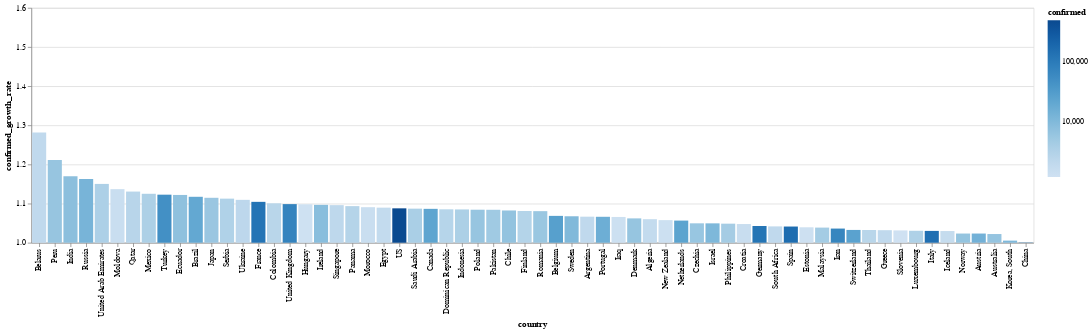

Notebook source saved alongside this figure:
### Markdown cell above
# Tasa de contagios por país

El color corresponde con la cantidad de casos confirmados

### Code cell
today_df = global_df[
    (global_df.date == global_df.date.max()) & 
    (global_df.confirmed > 1000)
]


alt.Chart(today_df).mark_bar().encode(
    x=alt.X(
        'country', 
        sort=list(
            today_df.set_index('country')
                    .confirmed_growth_rate
                    .sort_values()
                    .index[::-1]
        )
    ),
    y=alt.X(
        'confirmed_growth_rate', 
        scale=alt.Scale(domain=[1, 1.6], clamp=True)
    ),
    color=alt.Color('confirmed', scale=alt.Scale(type='log')),
    tooltip=list(today_df.columns)
)

### Figure 1 — Vega-Lite specification as saved in the notebook (floating-point values rounded to 4 significant figures)
{"config": {"view": {"continuousWidth": 400, "continuousHeight": 300}}, "data": {"name": "data-946a584c16bc3091adda9b8c02d38ebf"}, "mark": "bar", "encoding": {"color": {"type": "quantitative", "field": "confirmed", "scale": {"type": "log"}}, "tooltip": [{"type": "temporal", "field": "date"}, {"type": "nominal", "field": "country"}, {"type": "quantitative", "field": "confirmed"}, {"type": "quantitative", "field": "recovered"}, {"type": "quantitative", "field": "death"}, {"type": "quantitative", "field": "confirmed_growth_rate"}, {"type": "quantitative", "field": "death_growth_rate"}, {"type": "temporal", "field": "first_infaction_date"}, {"type": "quantitative", "field": "days_from_first_infection"}, {"type": "temporal", "field": "tenth_infaction_date"}, {"type": "quantitative", "field": "days_from_tenth_infection"}, {"type": "temporal", "field": "first_death_date"}, {"type": "quantitative", "field": "days_from_first_death"}, {"type": "temporal", "field": "tenth_death_date"}, {"type": "quantitative", "field": "days_from_tenth_death"}], "x": {"type": "nominal", "field": "country", "sort": ["Belarus", "Peru", "India", "Russia", "United Arab Emirates", "Moldova", "Qatar", "Mexico", "Turkey", "Ecuador", "Brazil", "Japan", "Serbia", "Ukraine", "France", "Colombia", "United Kingdom", "Hungary", "Ireland", "Singapore", "Panama", "Morocco", "Egypt", "US", "Saudi Arabia", "Canada", "Dominican Republic", "Indonesia", "Poland", "Pakistan", "Chile", "Finland", "Romania", "Belgium", "Sweden", "Argentina", "Portugal", "Iraq", "Denmark", "Algeria", "New Zealand", "Netherlands", "Czechia", "Israel", "Philippines", "Croatia", "Germany", "South Africa", "Spain", "Estonia", "Malaysia", "Iran", "Switzerland", "Thailand", "Greece", "Slovenia", "Luxembourg", "Italy", "Iceland", "Norway", "Austria", "Australia", "Korea, South", "China"]}, "y": {"type": "quantitative", "field": "confirmed_growth_rate", "scale": {"clamp": true, "domain": [1, 1.6]}}}, "$schema": "https://vega.github.io/schema/vega-lite/v4.8.1.json", "datasets": {"data-946a584c16bc3091adda9b8c02d38ebf": [{"date": "2020-04-10T00:00:00", "country": "Algeria", "confirmed": 1761, "recovered": 405, "death": 256, "confirmed_growth_rate": 1.06, "death_growth_rate": 1.137, "first_infaction_date": "2020-02-25T00:00:00", "days_from_first_infection": 45, "tenth_infaction_date": "2020-03-04T00:00:00", "days_from_tenth_infection": 37.0, "first_death_date": "2020-03-12T00:00:00", "days_from_first_death": 29.0, "tenth_death_date": "2020-03-20T00:00:00", "days_from_tenth_death": 21.0}, {"date": "2020-04-10T00:00:00", "country": "Argentina", "confirmed": 1975, "recovered": 375, "death": 82, "confirmed_growth_rate": 1.067, "death_growth_rate": 1.113, "first_infaction_date": "2020-03-03T00:00:00", "days_from_first_infection": 38, "tenth_infaction_date": "2020-03-08T00:00:00", "days_from_tenth_infection": 33.0, "first_death_date": "2020-03-08T00:00:00", "days_from_first_death": 33.0, "tenth_death_date": "2020-03-22T00:00:00", "days_from_tenth_death": 19.0}, {"date": "2020-04-10T00:00:00", "country": "Australia", "confirmed": 6215, "recovered": 1793, "death": 54, "confirmed_growth_rate": 1.022, "death_growth_rate": 1.099, "first_infaction_date": "2020-01-26T00:00:00", "days_from_first_infection": 75, "tenth_infaction_date": "2020-02-01T00:00:00", "days_from_tenth_infection": 69.0, "first_death_date": "2020-03-01T00:00:00", "days_from_first_death": 40.0, "tenth_death_date": "2020-03-26T00:00:00", "days_from_tenth_death": 15.0}, {"date": "2020-04-10T00:00:00", "country": "Austria", "confirmed": 13555, "recovered": 6064, "death": 319, "confirmed_growth_rate": 1.023, "death_growth_rate": 1.096, "first_infaction_date": "2020-02-25T00:00:00", "days_from_first_infection": 45, "tenth_infaction_date": "2020-03-01T00:00:00", "days_from_tenth_infection": 40.0, "first_death_date": "2020-03-12T00:00:00", "days_from_first_death": 29.0, "tenth_death_date": "2020-03-22T00:00:00", "days_from_tenth_death": 19.0}, {"date": "2020-04-10T00:00:00", "country": "Belarus", "confirmed": 1981, "recovered": 169, "death": 19, "confirmed_growth_rate": 1.282, "death_growth_rate": 1.267, "first_infaction_date": "2020-02-28T00:00:00", "days_from_first_infection": 42, "tenth_infaction_date": "2020-03-12T00:00:00", "days_from_tenth_infection": 29.0, "first_death_date": "2020-03-31T00:00:00", "days_from_first_death": 10.0, "tenth_death_date": "2020-04-06T00:00:00", "days_from_tenth_death": 4.0}, {"date": "2020-04-10T00:00:00", "country": "Belgium", "confirmed": 26667, "recovered": 5568, "death": 3019, "confirmed_growth_rate": 1.069, "death_growth_rate": 1.15, "first_infaction_date": "2020-02-04T00:00:00", "days_from_first_infection": 66, "tenth_infaction_date": "2020-03-03T00:00:00", "days_from_tenth_infection": 38.0, "first_death_date": "2020-03-11T00:00:00", "days_from_first_death": 30.0, "tenth_death_date": "2020-03-18T00:00:00", "days_from_tenth_death": 23.0}, {"date": "2020-04-10T00:00:00", "country": "Brazil", "confirmed": 19638, "recovered": 173, "death": 1057, "confirmed_growth_rate": 1.117, "death_growth_rate": 1.168, "first_infaction_date": "2020-02-26T00:00:00", "days_from_first_infection": 44, "tenth_infaction_date": "2020-03-06T00:00:00", "days_from_tenth_infection": 35.0, "first_death_date": "2020-03-17T00:00:00", "days_from_first_death": 24.0, "tenth_death_date": "2020-03-20T00:00:00", "days_from_tenth_death": 21.0}, {"date": "2020-04-10T00:00:00", "country": "Canada", "confirmed": 22059, "recovered": 5855, "death": 557, "confirmed_growth_rate": 1.087, "death_growth_rate": 1.179, "first_infaction_date": "2020-01-26T00:00:00", "days_from_first_infection": 75, "tenth_infaction_date": "2020-02-25T00:00:00", "days_from_tenth_infection": 45.0, "first_death_date": "2020-03-09T00:00:00", "days_from_first_death": 32.0, "tenth_death_date": "2020-03-20T00:00:00", "days_from_tenth_death": 21.0}, {"date": "2020-04-10T00:00:00", "country": "Chile", "confirmed": 6501, "recovered": 1571, "death": 65, "confirmed_growth_rate": 1.082, "death_growth_rate": 1.169, "first_infaction_date": "2020-03-03T00:00:00", "days_from_first_infection": 38, "tenth_infaction_date": "2020-03-10T00:00:00", "days_from_tenth_infection": 31.0, "first_death_date": "2020-03-22T00:00:00", "days_from_first_death": 19.0, "tenth_death_date": "2020-03-31T00:00:00", "days_from_tenth_death": 10.0}, {"date": "2020-04-10T00:00:00", "country": "China", "confirmed": 82941, "recovered": 77791, "death": 3340, "confirmed_growth_rate": 1.001, "death_growth_rate": 1.001, "first_infaction_date": "2020-01-22T00:00:00", "days_from_first_infection": 79, "tenth_infaction_date": "2020-01-22T00:00:00", "days_from_tenth_infection": 79.0, "first_death_date": "2020-01-22T00:00:00", "days_from_first_death": 79.0, "tenth_death_date": "2020-01-22T00:00:00", "days_from_tenth_death": 79.0}, {"date": "2020-04-10T00:00:00", "country": "Colombia", "confirmed": 2473, "recovered": 197, "death": 80, "confirmed_growth_rate": 1.101, "death_growth_rate": 1.185, "first_infaction_date": "2020-03-06T00:00:00", "days_from_first_infection": 35, "tenth_infaction_date": "2020-03-13T00:00:00", "days_from_tenth_infection": 28.0, "first_death_date": "2020-03-22T00:00:00", "days_from_first_death": 19.0, "tenth_death_date": "2020-03-30T00:00:00", "days_from_tenth_death": 11.0}, {"date": "2020-04-10T00:00:00", "country": "Croatia", "confirmed": 1495, "recovered": 231, "death": 21, "confirmed_growth_rate": 1.048, "death_growth_rate": 1.157, "first_infaction_date": "2020-02-25T00:00:00", "days_from_first_infection": 45, "tenth_infaction_date": "2020-03-06T00:00:00", "days_from_tenth_infection": 35.0, "first_death_date": "2020-03-19T00:00:00", "days_from_first_death": 22.0, "tenth_death_date": "2020-04-04T00:00:00", "days_from_tenth_death": 6.0}, {"date": "2020-04-10T00:00:00", "country": "Czechia", "confirmed": 5732, "recovered": 346, "death": 119, "confirmed_growth_rate": 1.05, "death_growth_rate": 1.123, "first_infaction_date": "2020-03-01T00:00:00", "days_from_first_infection": 40, "tenth_infaction_date": "2020-03-05T00:00:00", "days_from_tenth_infection": 36.0, "first_death_date": "2020-03-22T00:00:00", "days_from_first_death": 19.0, "tenth_death_date": "2020-03-28T00:00:00", "days_from_tenth_death": 13.0}, {"date": "2020-04-10T00:00:00", "country": "Denmark", "confirmed": 6014, "recovered": 1929, "death": 247, "confirmed_growth_rate": 1.062, "death_growth_rate": 1.086, "first_infaction_date": "2020-02-27T00:00:00", "days_from_first_infection": 43, "tenth_infaction_date": "2020-03-04T00:00:00", "days_from_tenth_infection": 37.0, "first_death_date": "2020-03-14T00:00:00", "days_from_first_death": 27.0, "tenth_death_date": "2020-03-21T00:00:00", "days_from_tenth_death": 20.0}, {"date": "2020-04-10T00:00:00", "country": "Dominican Republic", "confirmed": 2620, "recovered": 98, "death": 126, "confirmed_growth_rate": 1.085, "death_growth_rate": 1.094, "first_infaction_date": "2020-03-01T00:00:00", "days_from_first_infection": 40, "tenth_infaction_date": "2020-03-14T00:00:00", "days_from_tenth_infection": 27.0, "first_death_date": "2020-03-17T00:00:00", "days_from_first_death": 24.0, "tenth_death_date": "2020-03-27T00:00:00", "days_from_tenth_death": 14.0}, {"date": "2020-04-10T00:00:00", "country": "Ecuador", "confirmed": 7161, "recovered": 368, "death": 297, "confirmed_growth_rate": 1.122, "death_growth_rate": 1.111, "first_infaction_date": "2020-03-01T00:00:00", "days_from_first_infection": 40, "tenth_infaction_date": "2020-03-05T00:00:00", "days_from_tenth_infection": 36.0, "first_death_date": "2020-03-14T00:00:00", "days_from_first_death": 27.0, "tenth_death_date": "2020-03-22T00:00:00", "days_from_tenth_death": 19.0}, {"date": "2020-04-10T00:00:00", "country": "Egypt", "confirmed": 1794, "recovered": 384, "death": 135, "confirmed_growth_rate": 1.09, "death_growth_rate": 1.108, "first_infaction_date": "2020-02-14T00:00:00", "days_from_first_infection": 56, "tenth_infaction_date": "2020-03-06T00:00:00", "days_from_tenth_infection": 35.0, "first_death_date": "2020-03-08T00:00:00", "days_from_first_death": 33.0, "tenth_death_date": "2020-03-22T00:00:00", "days_from_tenth_death": 19.0}, {"date": "2020-04-10T00:00:00", "country": "Estonia", "confirmed": 1258, "recovered": 93, "death": 24, "confirmed_growth_rate": 1.039, "death_growth_rate": 1.107, "first_infaction_date": "2020-02-27T00:00:00", "days_from_first_infection": 43, "tenth_infaction_date": "2020-03-10T00:00:00", "days_from_tenth_infection": 31.0, "first_death_date": "2020-03-25T00:00:00", "days_from_first_death": 16.0, "tenth_death_date": "2020-04-02T00:00:00", "days_from_tenth_death": 8.0}, {"date": "2020-04-10T00:00:00", "country": "Finland", "confirmed": 2769, "recovered": 300, "death": 48, "confirmed_growth_rate": 1.081, "death_growth_rate": 1.138, "first_infaction_date": "2020-01-29T00:00:00", "days_from_first_infection": 72, "tenth_infaction_date": "2020-03-05T00:00:00", "days_from_tenth_infection": 36.0, "first_death_date": "2020-03-21T00:00:00", "days_from_first_death": 20.0, "tenth_death_date": "2020-03-29T00:00:00", "days_from_tenth_death": 12.0}, {"date": "2020-04-10T00:00:00", "country": "France", "confirmed": 125931, "recovered": 25195, "death": 13215, "confirmed_growth_rate": 1.104, "death_growth_rate": 1.107, "first_infaction_date": "2020-01-24T00:00:00", "days_from_first_infection": 77, "tenth_infaction_date": "2020-02-08T00:00:00", "days_from_tenth_infection": 62.0, "first_death_date": "2020-02-15T00:00:00", "days_from_first_death": 55.0, "tenth_death_date": "2020-03-07T00:00:00", "days_from_tenth_death": 34.0}, {"date": "2020-04-10T00:00:00", "country": "Germany", "confirmed": 122171, "recovered": 53913, "death": 2767, "confirmed_growth_rate": 1.043, "death_growth_rate": 1.117, "first_infaction_date": "2020-01-27T00:00:00", "days_from_first_infection": 74, "tenth_infaction_date": "2020-02-03T00:00:00", "days_from_tenth_infection": 67.0, "first_death_date": "2020-03-09T00:00:00", "days_from_first_death": 32.0, "tenth_death_date": "2020-03-15T00:00:00", "days_from_tenth_death": 26.0}, {"date": "2020-04-10T00:00:00", "country": "Greece", "confirmed": 2011, "recovered": 269, "death": 92, "confirmed_growth_rate": 1.032, "death_growth_rate": 1.056, "first_infaction_date": "2020-02-26T00:00:00", "days_from_first_infection": 44, "tenth_infaction_date": "2020-03-05T00:00:00", "days_from_tenth_infection": 36.0, "first_death_date": "2020-03-11T00:00:00", "days_from_first_death": 30.0, "tenth_death_date": "2020-03-21T00:00:00", "days_from_tenth_death": 20.0}, {"date": "2020-04-10T00:00:00", "country": "Hungary", "confirmed": 1190, "recovered": 112, "death": 77, "confirmed_growth_rate": 1.098, "death_growth_rate": 1.169, "first_infaction_date": "2020-03-04T00:00:00", "days_from_first_infection": 37, "tenth_infaction_date": "2020-03-11T00:00:00", "days_from_tenth_infection": 30.0, "first_death_date": "2020-03-15T00:00:00", "days_from_first_death": 26.0, "tenth_death_date": "2020-03-28T00:00:00", "days_from_tenth_death": 13.0}, {"date": "2020-04-10T00:00:00", "country": "Iceland", "confirmed": 1675, "recovered": 751, "death": 7, "confirmed_growth_rate": 1.03, "death_growth_rate": 1.095, "first_infaction_date": "2020-02-28T00:00:00", "days_from_first_infection": 42, "tenth_infaction_date": "2020-03-03T00:00:00", "days_from_tenth_infection": 38.0, "first_death_date": "2020-03-15T00:00:00", "days_from_first_death": 26.0, "tenth_death_date": "", "days_from_tenth_death": null}, {"date": "2020-04-10T00:00:00", "country": "India", "confirmed": 7598, "recovered": 774, "death": 246, "confirmed_growth_rate": 1.17, "death_growth_rate": 1.195, "first_infaction_date": "2020-01-30T00:00:00", "days_from_first_infection": 71, "tenth_infaction_date": "2020-03-04T00:00:00", "days_from_tenth_infection": 37.0, "first_death_date": "2020-03-11T00:00:00", "days_from_first_death": 30.0, "tenth_death_date": "2020-03-25T00:00:00", "days_from_tenth_death": 16.0}, {"date": "2020-04-10T00:00:00", "country": "Indonesia", "confirmed": 3512, "recovered": 282, "death": 306, "confirmed_growth_rate": 1.085, "death_growth_rate": 1.079, "first_infaction_date": "2020-03-02T00:00:00", "days_from_first_infection": 39, "tenth_infaction_date": "2020-03-09T00:00:00", "days_from_tenth_infection": 32.0, "first_death_date": "2020-03-11T00:00:00", "days_from_first_death": 30.0, "tenth_death_date": "2020-03-18T00:00:00", "days_from_tenth_death": 23.0}, {"date": "2020-04-10T00:00:00", "country": "Iran", "confirmed": 68192, "recovered": 35465, "death": 4232, "confirmed_growth_rate": 1.036, "death_growth_rate": 1.036, "first_infaction_date": "2020-02-19T00:00:00", "days_from_first_infection": 51, "tenth_infaction_date": "2020-02-21T00:00:00", "days_from_tenth_infection": 49.0, "first_death_date": "2020-02-19T00:00:00", "days_from_first_death": 51.0, "tenth_death_date": "2020-02-24T00:00:00", "days_from_tenth_death": 46.0}, {"date": "2020-04-10T00:00:00", "country": "Iraq", "confirmed": 1279, "recovered": 550, "death": 70, "confirmed_growth_rate": 1.066, "death_growth_rate": 1.038, "first_infaction_date": "2020-02-24T00:00:00", "days_from_first_infection": 46, "tenth_infaction_date": "2020-02-29T00:00:00", "days_from_tenth_infection": 41.0, "first_death_date": "2020-03-04T00:00:00", "days_from_first_death": 37.0, "tenth_death_date": "2020-03-17T00:00:00", "days_from_tenth_death": 24.0}, {"date": "2020-04-10T00:00:00", "country": "Ireland", "confirmed": 8089, "recovered": 25, "death": 287, "confirmed_growth_rate": 1.097, "death_growth_rate": 1.133, "first_infaction_date": "2020-02-29T00:00:00", "days_from_first_infection": 41, "tenth_infaction_date": "2020-03-06T00:00:00", "days_from_tenth_infection": 35.0, "first_death_date": "2020-03-11T00:00:00", "days_from_first_death": 30.0, "tenth_death_date": "2020-03-26T00:00:00", "days_from_tenth_death": 15.0}, {"date": "2020-04-10T00:00:00", "country": "Israel", "confirmed": 10408, "recovered": 1183, "death": 95, "confirmed_growth_rate": 1.05, "death_growth_rate": 1.132, "first_infaction_date": "2020-02-21T00:00:00", "days_from_first_infection": 49, "tenth_infaction_date": "2020-03-03T00:00:00", "days_from_tenth_infection": 38.0, "first_death_date": "2020-03-21T00:00:00", "days_from_first_death": 20.0, "tenth_death_date": "2020-03-27T00:00:00", "days_from_tenth_death": 14.0}, {"date": "2020-04-10T00:00:00", "country": "Italy", "confirmed": 147577, "recovered": 30455, "death": 18849, "confirmed_growth_rate": 1.03, "death_growth_rate": 1.036, "first_infaction_date": "2020-01-31T00:00:00", "days_from_first_infection": 70, "tenth_infaction_date": "2020-02-21T00:00:00", "days_from_tenth_infection": 49.0, "first_death_date": "2020-02-21T00:00:00", "days_from_first_death": 49.0, "tenth_death_date": "2020-02-26T00:00:00", "days_from_tenth_death": 44.0}, {"date": "2020-04-10T00:00:00", "country": "Japan", "confirmed": 5530, "recovered": 685, "death": 99, "confirmed_growth_rate": 1.115, "death_growth_rate": 1.069, "first_infaction_date": "2020-01-22T00:00:00", "days_from_first_infection": 79, "tenth_infaction_date": "2020-01-30T00:00:00", "days_from_tenth_infection": 71.0, "first_death_date": "2020-02-13T00:00:00", "days_from_first_death": 57.0, "tenth_death_date": "2020-03-11T00:00:00", "days_from_tenth_death": 30.0}, {"date": "2020-04-10T00:00:00", "country": "Korea, South", "confirmed": 10450, "recovered": 7117, "death": 208, "confirmed_growth_rate": 1.005, "death_growth_rate": 1.026, "first_infaction_date": "2020-01-22T00:00:00", "days_from_first_infection": 79, "tenth_infaction_date": "2020-01-31T00:00:00", "days_from_tenth_infection": 70.0, "first_death_date": "2020-02-20T00:00:00", "days_from_first_death": 50.0, "tenth_death_date": "2020-02-26T00:00:00", "days_from_tenth_death": 44.0}, {"date": "2020-04-10T00:00:00", "country": "Luxembourg", "confirmed": 3223, "recovered": 500, "death": 54, "confirmed_growth_rate": 1.031, "death_growth_rate": 1.084, "first_infaction_date": "2020-02-29T00:00:00", "days_from_first_infection": 41, "tenth_infaction_date": "2020-03-12T00:00:00", "days_from_tenth_infection": 29.0, "first_death_date": "2020-03-14T00:00:00", "days_from_first_death": 27.0, "tenth_death_date": "2020-03-27T00:00:00", "days_from_tenth_death": 14.0}, {"date": "2020-04-10T00:00:00", "country": "Malaysia", "confirmed": 4346, "recovered": 1830, "death": 70, "confirmed_growth_rate": 1.039, "death_growth_rate": 1.041, "first_infaction_date": "2020-01-25T00:00:00", "days_from_first_infection": 76, "tenth_infaction_date": "2020-02-05T00:00:00", "days_from_tenth_infection": 65.0, "first_death_date": "2020-03-17T00:00:00", "days_from_first_death": 24.0, "tenth_death_date": "2020-03-23T00:00:00", "days_from_tenth_death": 18.0}, {"date": "2020-04-10T00:00:00", "country": "Mexico", "confirmed": 3441, "recovered": 633, "death": 194, "confirmed_growth_rate": 1.125, "death_growth_rate": 1.216, "first_infaction_date": "2020-02-28T00:00:00", "days_from_first_infection": 42, "tenth_infaction_date": "2020-03-12T00:00:00", "days_from_tenth_infection": 29.0, "first_death_date": "2020-03-19T00:00:00", "days_from_first_death": 22.0, "tenth_death_date": "2020-03-28T00:00:00", "days_from_tenth_death": 13.0}, {"date": "2020-04-10T00:00:00", "country": "Moldova", "confirmed": 1438, "recovered": 56, "death": 29, "confirmed_growth_rate": 1.137, "death_growth_rate": 1.211, "first_infaction_date": "2020-03-08T00:00:00", "days_from_first_infection": 33, "tenth_infaction_date": "2020-03-14T00:00:00", "days_from_tenth_infection": 27.0, "first_death_date": "2020-03-18T00:00:00", "days_from_first_death": 23.0, "tenth_death_date": "2020-04-04T00:00:00", "days_from_tenth_death": 6.0}, {"date": "2020-04-10T00:00:00", "country": "Morocco", "confirmed": 1448, "recovered": 122, "death": 107, "confirmed_growth_rate": 1.091, "death_growth_rate": 1.123, "first_infaction_date": "2020-03-02T00:00:00", "days_from_first_infection": 39, "tenth_infaction_date": "2020-03-14T00:00:00", "days_from_tenth_infection": 27.0, "first_death_date": "2020-03-10T00:00:00", "days_from_first_death": 31.0, "tenth_death_date": "2020-03-26T00:00:00", "days_from_tenth_death": 15.0}, {"date": "2020-04-10T00:00:00", "country": "Netherlands", "confirmed": 23249, "recovered": 287, "death": 2520, "confirmed_growth_rate": 1.057, "death_growth_rate": 1.078, "first_infaction_date": "2020-02-27T00:00:00", "days_from_first_infection": 43, "tenth_infaction_date": "2020-03-02T00:00:00", "days_from_tenth_infection": 39.0, "first_death_date": "2020-03-06T00:00:00", "days_from_first_death": 35.0, "tenth_death_date": "2020-03-14T00:00:00", "days_from_tenth_death": 27.0}, {"date": "2020-04-10T00:00:00", "country": "New Zealand", "confirmed": 1283, "recovered": 373, "death": 2, "confirmed_growth_rate": 1.058, "death_growth_rate": 1.086, "first_infaction_date": "2020-02-28T00:00:00", "days_from_first_infection": 42, "tenth_infaction_date": "2020-03-17T00:00:00", "days_from_tenth_infection": 24.0, "first_death_date": "2020-03-29T00:00:00", "days_from_first_death": 12.0, "tenth_death_date": "", "days_from_tenth_death": null}, {"date": "2020-04-10T00:00:00", "country": "Norway", "confirmed": 6314, "recovered": 32, "death": 113, "confirmed_growth_rate": 1.023, "death_growth_rate": 1.098, "first_infaction_date": "2020-02-26T00:00:00", "days_from_first_infection": 44, "tenth_infaction_date": "2020-02-29T00:00:00", "days_from_tenth_infection": 41.0, "first_death_date": "2020-03-14T00:00:00", "days_from_first_death": 27.0, "tenth_death_date": "2020-03-24T00:00:00", "days_from_tenth_death": 17.0}, {"date": "2020-04-10T00:00:00", "country": "Pakistan", "confirmed": 4695, "recovered": 727, "death": 66, "confirmed_growth_rate": 1.084, "death_growth_rate": 1.075, "first_infaction_date": "2020-02-26T00:00:00", "days_from_first_infection": 44, "tenth_infaction_date": "2020-03-10T00:00:00", "days_from_tenth_infection": 31.0, "first_death_date": "2020-03-19T00:00:00", "days_from_first_death": 22.0, "tenth_death_date": "2020-03-27T00:00:00", "days_from_tenth_death": 14.0}, {"date": "2020-04-10T00:00:00", "country": "Panama", "confirmed": 2752, "recovered": 16, "death": 66, "confirmed_growth_rate": 1.094, "death_growth_rate": 1.087, "first_infaction_date": "2020-03-10T00:00:00", "days_from_first_infection": 31, "tenth_infaction_date": "2020-03-12T00:00:00", "days_from_tenth_infection": 29.0, "first_death_date": "2020-03-11T00:00:00", "days_from_first_death": 30.0, "tenth_death_date": "2020-03-28T00:00:00", "days_from_tenth_death": 13.0}, {"date": "2020-04-10T00:00:00", "country": "Peru", "confirmed": 5897, "recovered": 1569, "death": 169, "confirmed_growth_rate": 1.211, "death_growth_rate": 1.157, "first_infaction_date": "2020-03-06T00:00:00", "days_from_first_infection": 35, "tenth_infaction_date": "2020-03-10T00:00:00", "days_from_tenth_infection": 31.0, "first_death_date": "2020-03-20T00:00:00", "days_from_first_death": 21.0, "tenth_death_date": "2020-03-27T00:00:00", "days_from_tenth_death": 14.0}, {"date": "2020-04-10T00:00:00", "country": "Philippines", "confirmed": 4195, "recovered": 140, "death": 221, "confirmed_growth_rate": 1.049, "death_growth_rate": 1.072, "first_infaction_date": "2020-01-30T00:00:00", "days_from_first_infection": 71, "tenth_infaction_date": "2020-03-09T00:00:00", "days_from_tenth_infection": 32.0, "first_death_date": "2020-02-02T00:00:00", "days_from_first_death": 68.0, "tenth_death_date": "2020-03-15T00:00:00", "days_from_tenth_death": 26.0}, {"date": "2020-04-10T00:00:00", "country": "Poland", "confirmed": 5955, "recovered": 318, "death": 181, "confirmed_growth_rate": 1.084, "death_growth_rate": 1.145, "first_infaction_date": "2020-03-04T00:00:00", "days_from_first_infection": 37, "tenth_infaction_date": "2020-03-08T00:00:00", "days_from_tenth_infection": 33.0, "first_death_date": "2020-03-12T00:00:00", "days_from_first_death": 29.0, "tenth_death_date": "2020-03-25T00:00:00", "days_from_tenth_death": 16.0}, {"date": "2020-04-10T00:00:00", "country": "Portugal", "confirmed": 15472, "recovered": 233, "death": 435, "confirmed_growth_rate": 1.066, "death_growth_rate": 1.085, "first_infaction_date": "2020-03-02T00:00:00", "days_from_first_infection": 39, "tenth_infaction_date": "2020-03-06T00:00:00", "days_from_tenth_infection": 35.0, "first_death_date": "2020-03-17T00:00:00", "days_from_first_death": 24.0, "tenth_death_date": "2020-03-21T00:00:00", "days_from_tenth_death": 20.0}, {"date": "2020-04-10T00:00:00", "country": "Qatar", "confirmed": 2512, "recovered": 227, "death": 6, "confirmed_growth_rate": 1.131, "death_growth_rate": 1.119, "first_infaction_date": "2020-02-29T00:00:00", "days_from_first_infection": 41, "tenth_infaction_date": "2020-03-08T00:00:00", "days_from_tenth_infection": 33.0, "first_death_date": "2020-03-28T00:00:00", "days_from_first_death": 13.0, "tenth_death_date": "", "days_from_tenth_death": null}, {"date": "2020-04-10T00:00:00", "country": "Romania", "confirmed": 5467, "recovered": 729, "death": 270, "confirmed_growth_rate": 1.081, "death_growth_rate": 1.107, "first_infaction_date": "2020-02-26T00:00:00", "days_from_first_infection": 44, "tenth_infaction_date": "2020-03-08T00:00:00", "days_from_tenth_infection": 33.0, "first_death_date": "2020-03-22T00:00:00", "days_from_first_death": 19.0, "tenth_death_date": "2020-03-24T00:00:00", "days_from_tenth_death": 17.0}, {"date": "2020-04-10T00:00:00", "country": "Russia", "confirmed": 11917, "recovered": 795, "death": 94, "confirmed_growth_rate": 1.163, "death_growth_rate": 1.16, "first_infaction_date": "2020-01-31T00:00:00", "days_from_first_infection": 70, "tenth_infaction_date": "2020-03-06T00:00:00", "days_from_tenth_infection": 35.0, "first_death_date": "2020-03-19T00:00:00", "days_from_first_death": 22.0, "tenth_death_date": "2020-03-31T00:00:00", "days_from_tenth_death": 10.0}, {"date": "2020-04-10T00:00:00", "country": "Saudi Arabia", "confirmed": 3651, "recovered": 685, "death": 47, "confirmed_growth_rate": 1.087, "death_growth_rate": 1.096, "first_infaction_date": "2020-03-02T00:00:00", "days_from_first_infection": 39, "tenth_infaction_date": "2020-03-08T00:00:00", "days_from_tenth_infection": 33.0, "first_death_date": "2020-03-24T00:00:00", "days_from_first_death": 17.0, "tenth_death_date": "2020-04-01T00:00:00", "days_from_tenth_death": 9.0}, {"date": "2020-04-10T00:00:00", "country": "Serbia", "confirmed": 3105, "recovered": 0, "death": 71, "confirmed_growth_rate": 1.113, "death_growth_rate": 1.09, "first_infaction_date": "2020-03-06T00:00:00", "days_from_first_infection": 35, "tenth_infaction_date": "2020-03-11T00:00:00", "days_from_tenth_infection": 30.0, "first_death_date": "2020-03-20T00:00:00", "days_from_first_death": 21.0, "tenth_death_date": "2020-03-29T00:00:00", "days_from_tenth_death": 12.0}, {"date": "2020-04-10T00:00:00", "country": "Singapore", "confirmed": 2108, "recovered": 492, "death": 7, "confirmed_growth_rate": 1.096, "death_growth_rate": 1.052, "first_infaction_date": "2020-01-23T00:00:00", "days_from_first_infection": 78, "tenth_infaction_date": "2020-01-31T00:00:00", "days_from_tenth_infection": 70.0, "first_death_date": "2020-03-21T00:00:00", "days_from_first_death": 20.0, "tenth_death_date": "", "days_from_tenth_death": null}, {"date": "2020-04-10T00:00:00", "country": "Slovenia", "confirmed": 1160, "recovered": 137, "death": 45, "confirmed_growth_rate": 1.031, "death_growth_rate": 1.125, "first_infaction_date": "2020-03-05T00:00:00", "days_from_first_infection": 36, "tenth_infaction_date": "2020-03-08T00:00:00", "days_from_tenth_infection": 33.0, "first_death_date": "2020-03-14T00:00:00", "days_from_first_death": 27.0, "tenth_death_date": "2020-03-29T00:00:00", "days_from_tenth_death": 12.0}, {"date": "2020-04-10T00:00:00", "country": "South Africa", "confirmed": 2003, "recovered": 410, "death": 24, "confirmed_growth_rate": 1.042, "death_growth_rate": 1.159, "first_infaction_date": "2020-03-05T00:00:00", "days_from_first_infection": 36, "tenth_infaction_date": "2020-03-11T00:00:00", "days_from_tenth_infection": 30.0, "first_death_date": "2020-03-27T00:00:00", "days_from_first_death": 14.0, "tenth_death_date": "2020-04-05T00:00:00", "days_from_tenth_death": 5.0}, {"date": "2020-04-10T00:00:00", "country": "Spain", "confirmed": 158273, "recovered": 55668, "death": 16081, "confirmed_growth_rate": 1.041, "death_growth_rate": 1.053, "first_infaction_date": "2020-02-01T00:00:00", "days_from_first_infection": 69, "tenth_infaction_date": "2020-02-26T00:00:00", "days_from_tenth_infection": 44.0, "first_death_date": "2020-03-03T00:00:00", "days_from_first_death": 38.0, "tenth_death_date": "2020-03-08T00:00:00", "days_from_tenth_death": 33.0}, {"date": "2020-04-10T00:00:00", "country": "Sweden", "confirmed": 9685, "recovered": 381, "death": 870, "confirmed_growth_rate": 1.068, "death_growth_rate": 1.137, "first_infaction_date": "2020-01-31T00:00:00", "days_from_first_infection": 70, "tenth_infaction_date": "2020-02-29T00:00:00", "days_from_tenth_infection": 41.0, "first_death_date": "2020-03-11T00:00:00", "days_from_first_death": 30.0, "tenth_death_date": "2020-03-19T00:00:00", "days_from_tenth_death": 22.0}, {"date": "2020-04-10T00:00:00", "country": "Switzerland", "confirmed": 24551, "recovered": 11100, "death": 1002, "confirmed_growth_rate": 1.033, "death_growth_rate": 1.079, "first_infaction_date": "2020-02-25T00:00:00", "days_from_first_infection": 45, "tenth_infaction_date": "2020-02-29T00:00:00", "days_from_tenth_infection": 41.0, "first_death_date": "2020-03-05T00:00:00", "days_from_first_death": 36.0, "tenth_death_date": "2020-03-13T00:00:00", "days_from_tenth_death": 28.0}, {"date": "2020-04-10T00:00:00", "country": "Thailand", "confirmed": 2473, "recovered": 1013, "death": 33, "confirmed_growth_rate": 1.033, "death_growth_rate": 1.083, "first_infaction_date": "2020-01-22T00:00:00", "days_from_first_infection": 79, "tenth_infaction_date": "2020-01-28T00:00:00", "days_from_tenth_infection": 73.0, "first_death_date": "2020-03-01T00:00:00", "days_from_first_death": 40.0, "tenth_death_date": "2020-04-01T00:00:00", "days_from_tenth_death": 9.0}, {"date": "2020-04-10T00:00:00", "country": "Turkey", "confirmed": 47029, "recovered": 2423, "death": 1006, "confirmed_growth_rate": 1.123, "death_growth_rate": 1.131, "first_infaction_date": "2020-03-11T00:00:00", "days_from_first_infection": 30, "tenth_infaction_date": "2020-03-16T00:00:00", "days_from_tenth_infection": 25.0, "first_death_date": "2020-03-17T00:00:00", "days_from_first_death": 24.0, "tenth_death_date": "2020-03-22T00:00:00", "days_from_tenth_death": 19.0}, {"date": "2020-04-10T00:00:00", "country": "US", "confirmed": 496535, "recovered": 28790, "death": 18586, "confirmed_growth_rate": 1.088, "death_growth_rate": 1.148, "first_infaction_date": "2020-01-22T00:00:00", "days_from_first_infection": 79, "tenth_infaction_date": "2020-02-03T00:00:00", "days_from_tenth_infection": 67.0, "first_death_date": "2020-02-29T00:00:00", "days_from_first_death": 41.0, "tenth_death_date": "2020-03-04T00:00:00", "days_from_tenth_death": 37.0}, {"date": "2020-04-10T00:00:00", "country": "Ukraine", "confirmed": 2203, "recovered": 61, "death": 69, "confirmed_growth_rate": 1.11, "death_growth_rate": 1.145, "first_infaction_date": "2020-03-03T00:00:00", "days_from_first_infection": 38, "tenth_infaction_date": "2020-03-17T00:00:00", "days_from_tenth_infection": 24.0, "first_death_date": "2020-03-13T00:00:00", "days_from_first_death": 28.0, "tenth_death_date": "2020-03-30T00:00:00", "days_from_tenth_death": 11.0}, {"date": "2020-04-10T00:00:00", "country": "United Arab Emirates", "confirmed": 3360, "recovered": 418, "death": 16, "confirmed_growth_rate": 1.15, "death_growth_rate": 1.087, "first_infaction_date": "2020-01-29T00:00:00", "days_from_first_infection": 72, "tenth_infaction_date": "2020-02-22T00:00:00", "days_from_tenth_infection": 48.0, "first_death_date": "2020-03-20T00:00:00", "days_from_first_death": 21.0, "tenth_death_date": "2020-04-06T00:00:00", "days_from_tenth_death": 4.0}, {"date": "2020-04-10T00:00:00", "country": "United Kingdom", "confirmed": 74605, "recovered": 588, "death": 8974, "confirmed_growth_rate": 1.099, "death_growth_rate": 1.139, "first_infaction_date": "2020-01-31T00:00:00", "days_from_first_infection": 70, "tenth_infaction_date": "2020-02-24T00:00:00", "days_from_tenth_infection": 46.0, "first_death_date": "2020-03-05T00:00:00", "days_from_first_death": 36.0, "tenth_death_date": "2020-03-14T00:00:00", "days_from_tenth_death": 27.0}]}}
